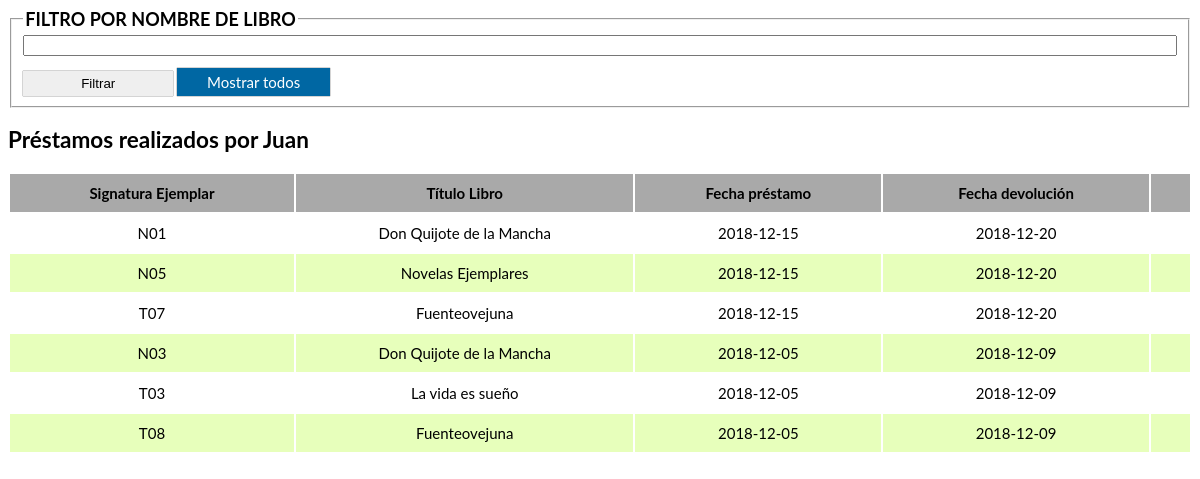
The page /mostrarPrestamos.php?soc_id=3 on the database its author committed.
### tables this page shows
CREATE TABLE `Prestamos` (
  `pre_id` int NOT NULL,
  `pre_fecha` date NOT NULL,
  `pre_devolucion` date DEFAULT NULL,
  `pre_socio` int NOT NULL,
  `pre_ejemplar` varchar(15) NOT NULL
);

CREATE TABLE `Libros` (
  `lib_titulo` varchar(50) NOT NULL,
  `lib_genero` varchar(30) NOT NULL,
  `lib_autor` int NOT NULL,
  `lib_isbn` varchar(13) NOT NULL,
  `lib_prestado` int NOT NULL DEFAULT '0',
  `lib_sindevolver` int NOT NULL DEFAULT '0'
);

### Controllers/mostrarPrestamosDispatcher.php (called while the page is built, shortened)
<?php
require_once($_SERVER['DOCUMENT_ROOT'] . '/Ejercicio_1/Controllers/Dispatcher.php');
require_once($_SERVER['DOCUMENT_ROOT'] . '/Ejercicio_1/Models/MySQLConnector.php');
class mostrarPrestamosDispatcher extends Dispatcher
{
    public $idSocio;
    public function __construct($idSocio)
    {
        $this->idSocio = $idSocio;
    }
    public function load($filtrado = '')
    {
        return $this->mySqlConnector->getAllPrestamosBySocioId($this->idSocio, $filtrado);
    }
}

### Controllers/Dispatcher.php (called while the page is built, shortened)
<?php
class Dispatcher
{
    public function __construct()
    {
        $this->mySqlConnector = new MySQLConnector();
    }
}

### Models/MySQLConnector.php (called while the page is built, shortened)
<?php
class MySQLConnector
{
    private $conexion;
    public function __construct()
    {
        $this->conexion             = new mysqli('localhost','super', '123456', 'biblioteca', '3307');
    }
    public function getAllPrestamosBySocioId($idSocio, $filtrado = ''): array
    {
        $filtro = !empty($filtrado) ? ' AND lib_titulo LIKE "%' . $filtrado . '%" ' : '';
        $resultado1 = $this->conexion->query(
            'SELECT soc_nombre AS socio,
                        lib_titulo AS libro,
                        pre_ejemplar AS signatura,
                        pre_id as id,
                        pre_fecha AS prestamo,
                        pre_devolucion AS devolucion
                    FROM prestamos
                    JOIN ejemplares ON pre_ejemplar = eje_signatura
                    JOIN libros ON eje_libro = lib_isbn
                    JOIN socios ON pre_socio = soc_id
                    WHERE pre_socio = ' . $idSocio
                    . $filtro .
                    ' ORDER BY pre_fecha DESC');
        $prestamos = [];
        while($datos = $resultado1->fetch_object())
        {
            $prestamos['socio']                                      = $datos->socio;
            $prestamos['prestamos'][$datos->id]['libro']             = $datos->libro;
            $prestamos['prestamos'][$datos->id]['signatura']         = $datos->signatura;
            $prestamos['prestamos'][$datos->id]['fecha_prestamo']    = $datos->prestamo;
            $prestamos['prestamos'][$datos->id]['fecha_devolucion']  = $datos->devolucion;
        }
        return $prestamos;
    }
}

### mostrarPrestamos.php (the view, shortened to what this page needs)
<?php
require_once($_SERVER['DOCUMENT_ROOT'] . '/Ejercicio_1/Controllers/mostrarPrestamosDispatcher.php');
global $prestamosArray;
if(isset($_REQUEST['soc_id'])) {
    $mostrarDispatcher = new \Controllers\mostrarPrestamosDispatcher($_REQUEST['soc_id']);
    $prestamosArray = $mostrarDispatcher->load();
}
?>
<!DOCTYPE html>
<html lang="es">
<head>
    <link type="text/css" rel="stylesheet" href="./styles.css">
</head>
<body>
<form action="./mostrarPrestamos.php" method="POST">
    <fieldset>
        <legend>Filtro por nombre de libro</legend>
        <input type="text" id="filtro" name="filtro">
        <div class="botones">
            <button type="submit">Filtrar</button>
            <a class="boton" href="./mostrarPrestamos.php?soc_id=<?= $mostrarDispatcher->idSocio ?>">Mostrar todos</a>
        </div>
    </fieldset>
</form>
<?php if(!empty($prestamosArray)) { ?>
<h2>Préstamos realizados por <?= $prestamosArray['socio'] ?></h2>
<?php } ?>
<table>
    <thead>
    <th>Signatura Ejemplar</th>
    <th>Título Libro</th>
    <th>Fecha préstamo</th>
    <th>Fecha devolución</th>
    <th></th>
    </thead>
    <tbody>
    <?php if(!empty($prestamosArray)) {
        foreach($prestamosArray['prestamos'] as $key => $prestamo) { ?>
        <tr>
            <td><?= $prestamo['signatura'] ?></td>
            <td><?= $prestamo['libro'] ?></td>
            <td><?= $prestamo['fecha_prestamo'] ?></td>
            <td><?= $prestamo['fecha_devolucion'] ?? '-' ?></td>
            <td>
        <?php } ?>
            </td>
    <?php } else { ?>
        <td colspan="5"> No se encuentran préstamos para este socio o con el nombre indicado. </td>
    <?php } ?>
        </tr>
    </tbody>
</table>
</body>
</html>

### styles.css (style rules this page uses)
html { font-family:'Lato','sans-serif'; font-size: 15px; }
fieldset { display: flex; flex-direction: column; }
fieldset legend { text-transform: uppercase; font-weight: 700; font-size: 1.2em; }
button , .boton { width: 150px; margin-top: 15px; padding: 5px 30px; border: transparent; box-shadow: 0 0 1px black; }
.boton { text-decoration: none; color: white; background-color: rgb(0, 103, 163); transition: .5s; }
table { text-align: center; width: 100%; }
thead { background-color: darkgray; }
table th { padding: 10px; }
table td { padding: 10px 0; }
tr:nth-child(even) { background-color: rgb(231, 255, 187); }

### rows shown on the page
prestamos: pre_ejemplar "N01", libros.lib_titulo "Don Quijote de la Mancha", pre_fecha "2018-12-15", pre_devolucion "2018-12-20"
prestamos: pre_ejemplar "N05", libros.lib_titulo "Novelas Ejemplares", pre_fecha "2018-12-15", pre_devolucion "2018-12-20"
prestamos: pre_ejemplar "T07", libros.lib_titulo "Fuenteovejuna", pre_fecha "2018-12-15", pre_devolucion "2018-12-20"
prestamos: pre_ejemplar "N03", libros.lib_titulo "Don Quijote de la Mancha", pre_fecha "2018-12-05", pre_devolucion "2018-12-09"
prestamos: pre_ejemplar "T03", libros.lib_titulo "La vida es sueño", pre_fecha "2018-12-05", pre_devolucion "2018-12-09"
prestamos: pre_ejemplar "T08", libros.lib_titulo "Fuenteovejuna", pre_fecha "2018-12-05", pre_devolucion "2018-12-09"

### other values the page prints
$prestamosArray['socio'] "Juan"
